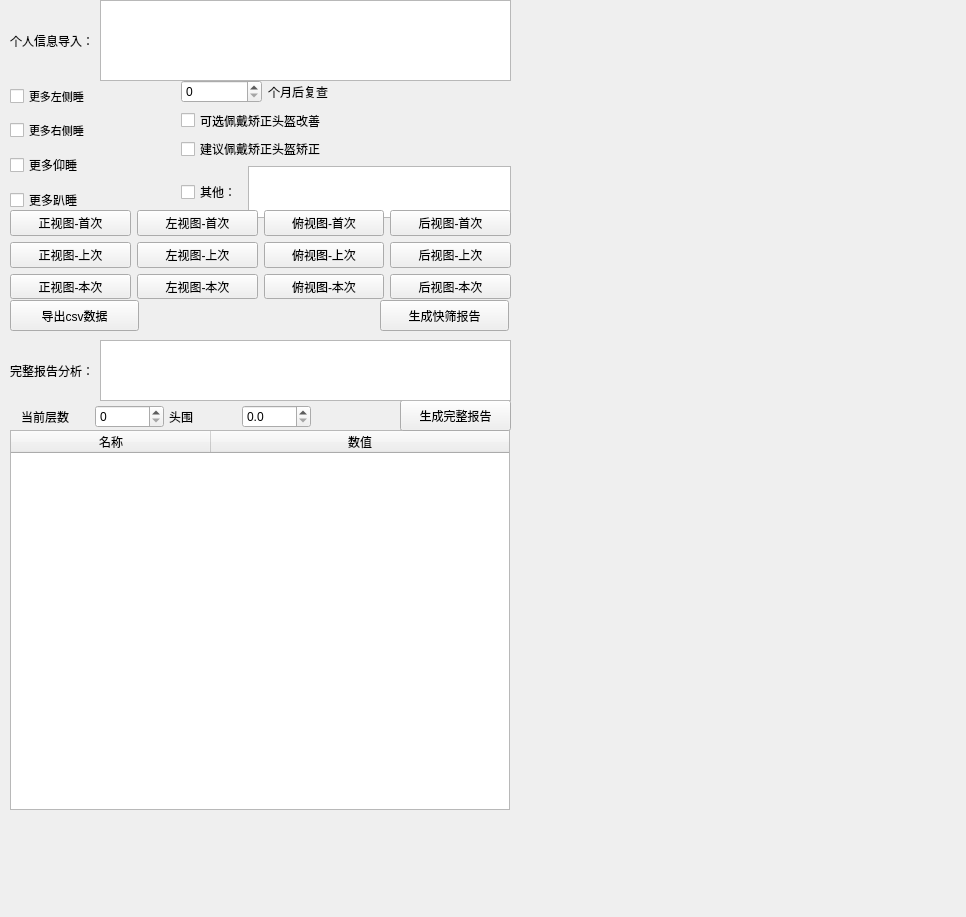
<?xml version="1.0" encoding="UTF-8"?>
<ui version="4.0">
 <class>SliceDialog</class>
 <widget class="QDockWidget" name="SliceDialog">
  <property name="geometry">
   <rect>
    <x>0</x>
    <y>0</y>
    <width>966</width>
    <height>917</height>
   </rect>
  </property>
  <property name="sizePolicy">
   <sizepolicy hsizetype="Expanding" vsizetype="Expanding">
    <horstretch>0</horstretch>
    <verstretch>0</verstretch>
   </sizepolicy>
  </property>
  <property name="minimumSize">
   <size>
    <width>520</width>
    <height>900</height>
   </size>
  </property>
  <property name="maximumSize">
   <size>
    <width>524287</width>
    <height>524287</height>
   </size>
  </property>
  <property name="windowTitle">
   <string>模型特征测量</string>
  </property>
  <widget class="QWidget" name="dockWidgetContents">
   <property name="sizePolicy">
    <sizepolicy hsizetype="Expanding" vsizetype="Expanding">
     <horstretch>0</horstretch>
     <verstretch>0</verstretch>
    </sizepolicy>
   </property>
   <property name="minimumSize">
    <size>
     <width>400</width>
     <height>800</height>
    </size>
   </property>
   <widget class="QTableWidget" name="tableWidget">
    <property name="geometry">
     <rect>
      <x>10</x>
      <y>430</y>
      <width>500</width>
      <height>380</height>
     </rect>
    </property>
    <property name="minimumSize">
     <size>
      <width>500</width>
      <height>380</height>
     </size>
    </property>
    <property name="verticalScrollBarPolicy">
     <enum>Qt::ScrollBarAlwaysOff</enum>
    </property>
    <property name="horizontalScrollBarPolicy">
     <enum>Qt::ScrollBarAlwaysOff</enum>
    </property>
    <property name="showGrid">
     <bool>true</bool>
    </property>
    <property name="rowCount">
     <number>0</number>
    </property>
    <property name="columnCount">
     <number>2</number>
    </property>
    <attribute name="horizontalHeaderVisible">
     <bool>true</bool>
    </attribute>
    <attribute name="horizontalHeaderCascadingSectionResizes">
     <bool>false</bool>
    </attribute>
    <attribute name="horizontalHeaderMinimumSectionSize">
     <number>100</number>
    </attribute>
    <attribute name="horizontalHeaderDefaultSectionSize">
     <number>200</number>
    </attribute>
    <attribute name="horizontalHeaderStretchLastSection">
     <bool>true</bool>
    </attribute>
    <attribute name="verticalHeaderVisible">
     <bool>true</bool>
    </attribute>
    <attribute name="verticalHeaderMinimumSectionSize">
     <number>15</number>
    </attribute>
    <attribute name="verticalHeaderDefaultSectionSize">
     <number>20</number>
    </attribute>
    <attribute name="verticalHeaderShowSortIndicator" stdset="0">
     <bool>true</bool>
    </attribute>
    <column>
     <property name="text">
      <string>名称</string>
     </property>
    </column>
    <column>
     <property name="text">
      <string>数值</string>
     </property>
    </column>
   </widget>
   <widget class="QWidget" name="layoutWidget">
    <property name="geometry">
     <rect>
      <x>10</x>
      <y>400</y>
      <width>301</width>
      <height>31</height>
     </rect>
    </property>
    <layout class="QHBoxLayout" name="horizontalLayout" stretch="0,0,0,0">
     <property name="spacing">
      <number>5</number>
     </property>
     <property name="sizeConstraint">
      <enum>QLayout::SetDefaultConstraint</enum>
     </property>
     <property name="leftMargin">
      <number>11</number>
     </property>
     <property name="topMargin">
      <number>2</number>
     </property>
     <item>
      <widget class="QLabel" name="label">
       <property name="text">
        <string>当前层数</string>
       </property>
      </widget>
     </item>
     <item>
      <widget class="QSpinBox" name="spinBox_level">
       <property name="maximum">
        <number>9</number>
       </property>
      </widget>
     </item>
     <item>
      <widget class="QLabel" name="label_10">
       <property name="text">
        <string>头围</string>
       </property>
      </widget>
     </item>
     <item>
      <widget class="QDoubleSpinBox" name="QtReportHeadCirLevel3">
       <property name="decimals">
        <number>1</number>
       </property>
       <property name="maximum">
        <double>1000.000000000000000</double>
       </property>
      </widget>
     </item>
    </layout>
   </widget>
   <widget class="QPushButton" name="pushButton_exportReport">
    <property name="geometry">
     <rect>
      <x>400</x>
      <y>400</y>
      <width>111</width>
      <height>31</height>
     </rect>
    </property>
    <property name="text">
     <string>生成完整报告</string>
    </property>
   </widget>
   <widget class="QWidget" name="horizontalLayoutWidget_2">
    <property name="geometry">
     <rect>
      <x>10</x>
      <y>80</y>
      <width>501</width>
      <height>138</height>
     </rect>
    </property>
    <layout class="QHBoxLayout" name="horizontalLayout_13" stretch="1,2">
     <item>
      <layout class="QVBoxLayout" name="verticalLayout_3">
       <item>
        <widget class="QCheckBox" name="checkBox_moreLeftSideSleep">
         <property name="font">
          <font>
           <pointsize>8</pointsize>
          </font>
         </property>
         <property name="text">
          <string>更多左侧睡</string>
         </property>
        </widget>
       </item>
       <item>
        <widget class="QCheckBox" name="checkBox_moreRightSideSleep">
         <property name="font">
          <font>
           <pointsize>8</pointsize>
          </font>
         </property>
         <property name="text">
          <string>更多右侧睡</string>
         </property>
        </widget>
       </item>
       <item>
        <widget class="QCheckBox" name="checkBox_moreOnBackSleep">
         <property name="text">
          <string>更多仰睡</string>
         </property>
        </widget>
       </item>
       <item>
        <widget class="QCheckBox" name="checkBox_moreOnStomachSleep">
         <property name="text">
          <string>更多趴睡</string>
         </property>
        </widget>
       </item>
      </layout>
     </item>
     <item>
      <layout class="QVBoxLayout" name="verticalLayout_6">
       <item>
        <layout class="QHBoxLayout" name="horizontalLayout_14" stretch="1,3">
         <item>
          <widget class="QSpinBox" name="spinBox_monthsToFollowUp"/>
         </item>
         <item>
          <widget class="QLabel" name="label_13">
           <property name="text">
            <string>个月后复查</string>
           </property>
          </widget>
         </item>
        </layout>
       </item>
       <item>
        <layout class="QVBoxLayout" name="verticalLayout_2">
         <item>
          <widget class="QCheckBox" name="checkBox_optionalHelmet">
           <property name="text">
            <string>可选佩戴矫正头盔改善</string>
           </property>
          </widget>
         </item>
         <item>
          <widget class="QCheckBox" name="checkBox_useHelmet">
           <property name="text">
            <string>建议佩戴矫正头盔矫正</string>
           </property>
          </widget>
         </item>
        </layout>
       </item>
       <item>
        <layout class="QHBoxLayout" name="horizontalLayout_17" stretch="0,0">
         <item>
          <widget class="QCheckBox" name="checkBox_otherAdvice">
           <property name="text">
            <string>其他：</string>
           </property>
          </widget>
         </item>
         <item>
          <widget class="QPlainTextEdit" name="text_otherAdvice"/>
         </item>
        </layout>
       </item>
      </layout>
     </item>
    </layout>
   </widget>
   <widget class="QWidget" name="horizontalLayoutWidget_5">
    <property name="geometry">
     <rect>
      <x>10</x>
      <y>340</y>
      <width>501</width>
      <height>61</height>
     </rect>
    </property>
    <layout class="QHBoxLayout" name="horizontalLayout_18">
     <item>
      <widget class="QLabel" name="label_14">
       <property name="text">
        <string>完整报告分析：</string>
       </property>
      </widget>
     </item>
     <item>
      <widget class="QPlainTextEdit" name="text_completeReportAnalysis"/>
     </item>
    </layout>
   </widget>
   <widget class="QWidget" name="horizontalLayoutWidget_6">
    <property name="geometry">
     <rect>
      <x>10</x>
      <y>0</y>
      <width>501</width>
      <height>81</height>
     </rect>
    </property>
    <layout class="QHBoxLayout" name="horizontalLayout_19">
     <item>
      <widget class="QLabel" name="label_15">
       <property name="text">
        <string>个人信息导入：</string>
       </property>
      </widget>
     </item>
     <item>
      <widget class="QPlainTextEdit" name="QtImportProfile"/>
     </item>
    </layout>
   </widget>
   <widget class="QWidget" name="verticalLayoutWidget">
    <property name="geometry">
     <rect>
      <x>10</x>
      <y>210</y>
      <width>501</width>
      <height>89</height>
     </rect>
    </property>
    <layout class="QVBoxLayout" name="verticalLayout">
     <item>
      <layout class="QHBoxLayout" name="horizontalLayout_12" stretch="2,2,2,2">
       <property name="sizeConstraint">
        <enum>QLayout::SetDefaultConstraint</enum>
       </property>
       <item>
        <widget class="QPushButton" name="pushButton_front">
         <property name="sizePolicy">
          <sizepolicy hsizetype="Minimum" vsizetype="Fixed">
           <horstretch>0</horstretch>
           <verstretch>0</verstretch>
          </sizepolicy>
         </property>
         <property name="text">
          <string>正视图-首次</string>
         </property>
        </widget>
       </item>
       <item>
        <widget class="QPushButton" name="pushButton_left">
         <property name="sizePolicy">
          <sizepolicy hsizetype="Minimum" vsizetype="Fixed">
           <horstretch>0</horstretch>
           <verstretch>0</verstretch>
          </sizepolicy>
         </property>
         <property name="text">
          <string>左视图-首次</string>
         </property>
        </widget>
       </item>
       <item>
        <widget class="QPushButton" name="pushButton_top">
         <property name="sizePolicy">
          <sizepolicy hsizetype="Minimum" vsizetype="Fixed">
           <horstretch>0</horstretch>
           <verstretch>0</verstretch>
          </sizepolicy>
         </property>
         <property name="text">
          <string>俯视图-首次</string>
         </property>
        </widget>
       </item>
       <item>
        <widget class="QPushButton" name="pushButton_back">
         <property name="sizePolicy">
          <sizepolicy hsizetype="Minimum" vsizetype="Fixed">
           <horstretch>0</horstretch>
           <verstretch>0</verstretch>
          </sizepolicy>
         </property>
         <property name="text">
          <string>后视图-首次</string>
         </property>
        </widget>
       </item>
      </layout>
     </item>
     <item>
      <layout class="QHBoxLayout" name="horizontalLayout_2">
       <item>
        <widget class="QPushButton" name="pushButton_front_2">
         <property name="sizePolicy">
          <sizepolicy hsizetype="Minimum" vsizetype="Fixed">
           <horstretch>0</horstretch>
           <verstretch>0</verstretch>
          </sizepolicy>
         </property>
         <property name="text">
          <string>正视图-上次</string>
         </property>
        </widget>
       </item>
       <item>
        <widget class="QPushButton" name="pushButton_left_2">
         <property name="sizePolicy">
          <sizepolicy hsizetype="Minimum" vsizetype="Fixed">
           <horstretch>0</horstretch>
           <verstretch>0</verstretch>
          </sizepolicy>
         </property>
         <property name="text">
          <string>左视图-上次</string>
         </property>
        </widget>
       </item>
       <item>
        <widget class="QPushButton" name="pushButton_top_2">
         <property name="sizePolicy">
          <sizepolicy hsizetype="Minimum" vsizetype="Fixed">
           <horstretch>0</horstretch>
           <verstretch>0</verstretch>
          </sizepolicy>
         </property>
         <property name="text">
          <string>俯视图-上次</string>
         </property>
        </widget>
       </item>
       <item>
        <widget class="QPushButton" name="pushButton_back_2">
         <property name="sizePolicy">
          <sizepolicy hsizetype="Minimum" vsizetype="Fixed">
           <horstretch>0</horstretch>
           <verstretch>0</verstretch>
          </sizepolicy>
         </property>
         <property name="text">
          <string>后视图-上次</string>
         </property>
        </widget>
       </item>
      </layout>
     </item>
     <item>
      <layout class="QHBoxLayout" name="horizontalLayout_3">
       <item>
        <widget class="QPushButton" name="pushButton_front_3">
         <property name="sizePolicy">
          <sizepolicy hsizetype="Minimum" vsizetype="Fixed">
           <horstretch>0</horstretch>
           <verstretch>0</verstretch>
          </sizepolicy>
         </property>
         <property name="text">
          <string>正视图-本次</string>
         </property>
        </widget>
       </item>
       <item>
        <widget class="QPushButton" name="pushButton_left_3">
         <property name="sizePolicy">
          <sizepolicy hsizetype="Minimum" vsizetype="Fixed">
           <horstretch>0</horstretch>
           <verstretch>0</verstretch>
          </sizepolicy>
         </property>
         <property name="text">
          <string>左视图-本次</string>
         </property>
        </widget>
       </item>
       <item>
        <widget class="QPushButton" name="pushButton_top_3">
         <property name="sizePolicy">
          <sizepolicy hsizetype="Minimum" vsizetype="Fixed">
           <horstretch>0</horstretch>
           <verstretch>0</verstretch>
          </sizepolicy>
         </property>
         <property name="text">
          <string>俯视图-本次</string>
         </property>
        </widget>
       </item>
       <item>
        <widget class="QPushButton" name="pushButton_back_3">
         <property name="sizePolicy">
          <sizepolicy hsizetype="Minimum" vsizetype="Fixed">
           <horstretch>0</horstretch>
           <verstretch>0</verstretch>
          </sizepolicy>
         </property>
         <property name="text">
          <string>后视图-本次</string>
         </property>
        </widget>
       </item>
      </layout>
     </item>
    </layout>
   </widget>
   <widget class="QPushButton" name="pushButton_exportReportLight">
    <property name="geometry">
     <rect>
      <x>380</x>
      <y>300</y>
      <width>129</width>
      <height>31</height>
     </rect>
    </property>
    <property name="sizePolicy">
     <sizepolicy hsizetype="Minimum" vsizetype="Fixed">
      <horstretch>0</horstretch>
      <verstretch>0</verstretch>
     </sizepolicy>
    </property>
    <property name="minimumSize">
     <size>
      <width>0</width>
      <height>0</height>
     </size>
    </property>
    <property name="text">
     <string>生成快筛报告</string>
    </property>
   </widget>
   <widget class="QPushButton" name="pushButton_exportCsv">
    <property name="geometry">
     <rect>
      <x>10</x>
      <y>300</y>
      <width>129</width>
      <height>31</height>
     </rect>
    </property>
    <property name="sizePolicy">
     <sizepolicy hsizetype="Minimum" vsizetype="Fixed">
      <horstretch>0</horstretch>
      <verstretch>0</verstretch>
     </sizepolicy>
    </property>
    <property name="minimumSize">
     <size>
      <width>0</width>
      <height>0</height>
     </size>
    </property>
    <property name="text">
     <string>导出csv数据</string>
    </property>
   </widget>
  </widget>
 </widget>
 <resources/>
 <connections/>
</ui>
